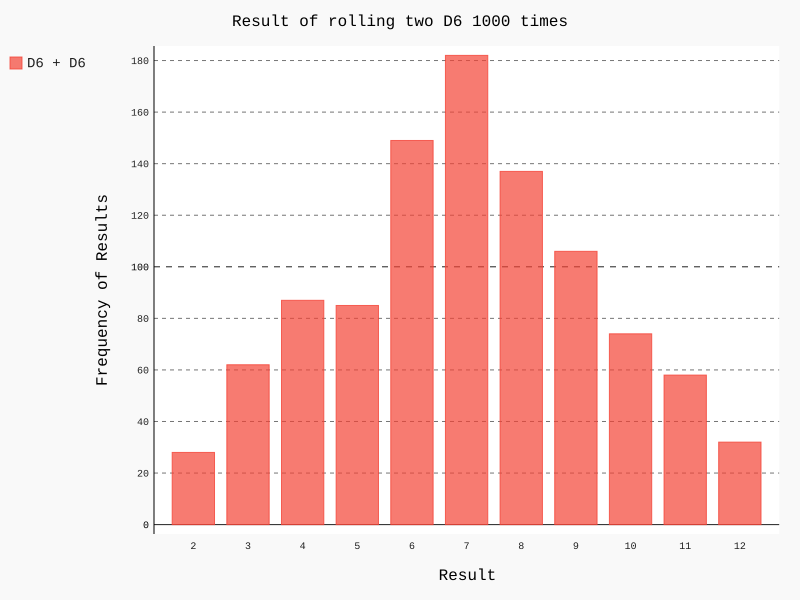

This figure's Python source:
'''
@Author: your name
@Date: 2020-07-29 14:25:02
@LastEditTime: 2020-07-29 17:31:42
@LastEditors: Please set LastEditors
@Description: In User Settings Edit
@FilePath: \learn_matplotlib\dice_visual.py
'''
import pygal
import sys
sys.path.append('learn_matplotlib\chapter_15')

from die import Die

die_1 = Die()
die_2 = Die()

# 掷几次骰子同时把结果保存在results中
results = []

for roll_number in range(1000):
    result = die_1.roll() + die_2.roll()
    results.append(result)

frequencies = []

max_result = die_1.number_sides + die_2.number_sides

for value in range(2, max_result + 1):
    frequency = results.count(value)
    frequencies.append(frequency)

# 对结果进行可视化
line_chart = pygal.Bar()

line_chart.title = "Result of rolling two D6 1000 times"
line_chart.x_labels = list(range(2, max_result + 1))  # 设置2~12的x标签
line_chart.x_title = "Result"
line_chart.y_title = "Frequency of Results"

line_chart.add("D6 + D6", frequencies)
line_chart.render_to_file('chapter_15\dice_visual.svg')
